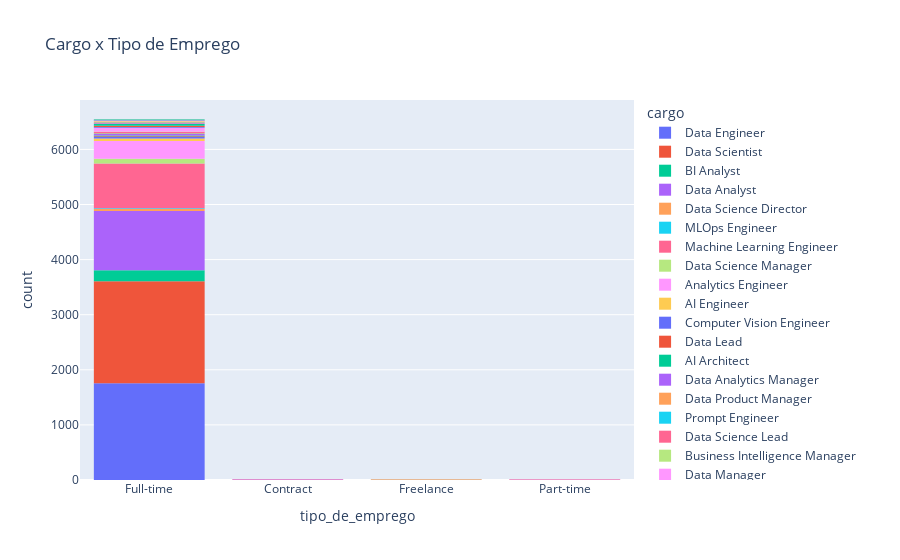

Source (notebook cell):
### Code cell
fig = px.histogram(df_ds_salaries, x='tipo_de_emprego', color='cargo', title="Cargo x Tipo de Emprego")

fig.show()

### Figure 1 — Plotly figure (JSON) as saved in the notebook; plotly's stock layout.template omitted (floating-point values rounded to 4 significant figures; data arrays with more than 128 entries replaced by an {"elided": "..."} marker saying what was removed)
{"data": [{"alignmentgroup": "True", "bingroup": "x", "hovertemplate": "cargo=Data Engineer<br>tipo_de_emprego=%{x}<br>count=%{y}<extra></extra>", "legendgroup": "Data Engineer", "marker": {"color": "#636efa", "pattern": {"shape": ""}}, "name": "Data Engineer", "offsetgroup": "Data Engineer", "orientation": "v", "showlegend": true, "type": "histogram", "x": {"elided": "1763 str values"}, "xaxis": "x", "yaxis": "y"}, {"alignmentgroup": "True", "bingroup": "x", "hovertemplate": "cargo=Data Scientist<br>tipo_de_emprego=%{x}<br>count=%{y}<extra></extra>", "legendgroup": "Data Scientist", "marker": {"color": "#EF553B", "pattern": {"shape": ""}}, "name": "Data Scientist", "offsetgroup": "Data Scientist", "orientation": "v", "showlegend": true, "type": "histogram", "x": {"elided": "1863 str values"}, "xaxis": "x", "yaxis": "y"}, {"alignmentgroup": "True", "bingroup": "x", "hovertemplate": "cargo=BI Analyst<br>tipo_de_emprego=%{x}<br>count=%{y}<extra></extra>", "legendgroup": "BI Analyst", "marker": {"color": "#00cc96", "pattern": {"shape": ""}}, "name": "BI Analyst", "offsetgroup": "BI Analyst", "orientation": "v", "showlegend": true, "type": "histogram", "x": {"elided": "200 str values"}, "xaxis": "x", "yaxis": "y"}, {"alignmentgroup": "True", "bingroup": "x", "hovertemplate": "cargo=Data Analyst<br>tipo_de_emprego=%{x}<br>count=%{y}<extra></extra>", "legendgroup": "Data Analyst", "marker": {"color": "#ab63fa", "pattern": {"shape": ""}}, "name": "Data Analyst", "offsetgroup": "Data Analyst", "orientation": "v", "showlegend": true, "type": "histogram", "x": {"elided": "1091 str values"}, "xaxis": "x", "yaxis": "y"}, {"alignmentgroup": "True", "bingroup": "x", "hovertemplate": "cargo=Data Science Director<br>tipo_de_emprego=%{x}<br>count=%{y}<extra></extra>", "legendgroup": "Data Science Director", "marker": {"color": "#FFA15A", "pattern": {"shape": ""}}, "name": "Data Science Director", "offsetgroup": "Data Science Director", "orientation": "v", "showlegend": true, "type": "histogram", "x": ["Full-time", "Full-time", "Full-time", "Full-time", "Full-time", "Full-time", "Full-time", "Full-time", "Full-time", "Full-time", "Full-time", "Full-time", "Full-time", "Full-time", "Full-time", "Full-time", "Full-time", "Full-time", "Full-time", "Full-time", "Full-time", "Full-time", "Full-time", "Full-time", "Full-time", "Full-time", "Full-time", "Full-time", "Full-time", "Full-time", "Full-time", "Full-time", "Full-time", "Full-time", "Full-time"], "xaxis": "x", "yaxis": "y"}, {"alignmentgroup": "True", "bingroup": "x", "hovertemplate": "cargo=MLOps Engineer<br>tipo_de_emprego=%{x}<br>count=%{y}<extra></extra>", "legendgroup": "MLOps Engineer", "marker": {"color": "#19d3f3", "pattern": {"shape": ""}}, "name": "MLOps Engineer", "offsetgroup": "MLOps Engineer", "orientation": "v", "showlegend": true, "type": "histogram", "x": ["Full-time", "Full-time", "Full-time", "Full-time", "Full-time", "Full-time", "Full-time", "Full-time", "Full-time", "Full-time", "Full-time", "Full-time", "Full-time", "Full-time", "Full-time"], "xaxis": "x", "yaxis": "y"}, {"alignmentgroup": "True", "bingroup": "x", "hovertemplate": "cargo=Machine Learning Engineer<br>tipo_de_emprego=%{x}<br>count=%{y}<extra></extra>", "legendgroup": "Machine Learning Engineer", "marker": {"color": "#FF6692", "pattern": {"shape": ""}}, "name": "Machine Learning Engineer", "offsetgroup": "Machine Learning Engineer", "orientation": "v", "showlegend": true, "type": "histogram", "x": {"elided": "820 str values"}, "xaxis": "x", "yaxis": "y"}, {"alignmentgroup": "True", "bingroup": "x", "hovertemplate": "cargo=Data Science Manager<br>tipo_de_emprego=%{x}<br>count=%{y}<extra></extra>", "legendgroup": "Data Science Manager", "marker": {"color": "#B6E880", "pattern": {"shape": ""}}, "name": "Data Science Manager", "offsetgroup": "Data Science Manager", "orientation": "v", "showlegend": true, "type": "histogram", "x": ["Full-time", "Full-time", "Full-time", "Full-time", "Full-time", "Full-time", "Full-time", "Full-time", "Full-time", "Full-time", "Full-time", "Full-time", "Full-time", "Full-time", "Full-time", "Full-time", "Full-time", "Full-time", "Full-time", "Full-time", "Full-time", "Full-time", "Full-time", "Full-time", "Full-time", "Full-time", "Full-time", "Full-time", "Full-time", "Full-time", "Full-time", "Full-time", "Full-time", "Full-time", "Full-time", "Full-time", "Full-time", "Full-time", "Full-time", "Full-time", "Full-time", "Full-time", "Full-time", "Full-time", "Full-time", "Full-time", "Full-time", "Full-time", "Full-time", "Full-time", "Full-time", "Full-time", "Full-time", "Full-time", "Full-time", "Full-time", "Full-time", "Full-time", "Full-time", "Full-time", "Full-time", "Full-time", "Full-time", "Full-time", "Full-time", "Full-time", "Full-time", "Full-time", "Full-time", "Full-time", "Full-time", "Full-time", "Full-time", "Full-time", "Full-time", "Full-time", "Full-time", "Full-time", "Full-time", "Full-time", "Full-time", "Full-time", "Full-time", "Full-time", "Full-time", "Full-time"], "xaxis": "x", "yaxis": "y"}, {"alignmentgroup": "True", "bingroup": "x", "hovertemplate": "cargo=Analytics Engineer<br>tipo_de_emprego=%{x}<br>count=%{y}<extra></extra>", "legendgroup": "Analytics Engineer", "marker": {"color": "#FF97FF", "pattern": {"shape": ""}}, "name": "Analytics Engineer", "offsetgroup": "Analytics Engineer", "orientation": "v", "showlegend": true, "type": "histogram", "x": {"elided": "320 str values"}, "xaxis": "x", "yaxis": "y"}, {"alignmentgroup": "True", "bingroup": "x", "hovertemplate": "cargo=AI Engineer<br>tipo_de_emprego=%{x}<br>count=%{y}<extra></extra>", "legendgroup": "AI Engineer", "marker": {"color": "#FECB52", "pattern": {"shape": ""}}, "name": "AI Engineer", "offsetgroup": "AI Engineer", "orientation": "v", "showlegend": true, "type": "histogram", "x": ["Full-time", "Full-time", "Full-time", "Full-time", "Full-time", "Full-time", "Full-time", "Full-time", "Full-time", "Full-time", "Full-time", "Full-time", "Full-time", "Full-time", "Full-time", "Full-time", "Full-time", "Full-time", "Full-time", "Full-time", "Full-time", "Full-time", "Full-time", "Full-time", "Full-time", "Full-time", "Full-time", "Full-time", "Full-time", "Full-time", "Full-time", "Full-time", "Full-time", "Full-time", "Full-time", "Full-time", "Full-time", "Full-time", "Full-time", "Full-time", "Full-time", "Full-time", "Full-time", "Full-time", "Full-time", "Full-time", "Full-time", "Contract"], "xaxis": "x", "yaxis": "y"}, {"alignmentgroup": "True", "bingroup": "x", "hovertemplate": "cargo=Computer Vision Engineer<br>tipo_de_emprego=%{x}<br>count=%{y}<extra></extra>", "legendgroup": "Computer Vision Engineer", "marker": {"color": "#636efa", "pattern": {"shape": ""}}, "name": "Computer Vision Engineer", "offsetgroup": "Computer Vision Engineer", "orientation": "v", "showlegend": true, "type": "histogram", "x": ["Full-time", "Full-time", "Full-time", "Full-time", "Full-time", "Full-time", "Full-time", "Full-time", "Full-time", "Full-time", "Full-time", "Full-time", "Full-time", "Full-time", "Full-time", "Full-time", "Full-time", "Full-time", "Full-time", "Full-time", "Full-time", "Full-time", "Full-time", "Full-time", "Part-time", "Full-time", "Full-time", "Freelance"], "xaxis": "x", "yaxis": "y"}, {"alignmentgroup": "True", "bingroup": "x", "hovertemplate": "cargo=Data Lead<br>tipo_de_emprego=%{x}<br>count=%{y}<extra></extra>", "legendgroup": "Data Lead", "marker": {"color": "#EF553B", "pattern": {"shape": ""}}, "name": "Data Lead", "offsetgroup": "Data Lead", "orientation": "v", "showlegend": true, "type": "histogram", "x": ["Full-time", "Full-time", "Full-time", "Full-time", "Full-time", "Full-time", "Full-time", "Full-time", "Full-time", "Full-time", "Full-time", "Full-time", "Full-time", "Full-time", "Full-time", "Full-time"], "xaxis": "x", "yaxis": "y"}, {"alignmentgroup": "True", "bingroup": "x", "hovertemplate": "cargo=AI Architect<br>tipo_de_emprego=%{x}<br>count=%{y}<extra></extra>", "legendgroup": "AI Architect", "marker": {"color": "#00cc96", "pattern": {"shape": ""}}, "name": "AI Architect", "offsetgroup": "AI Architect", "orientation": "v", "showlegend": true, "type": "histogram", "x": ["Full-time", "Full-time", "Full-time", "Full-time", "Full-time", "Full-time", "Full-time", "Full-time", "Full-time", "Full-time"], "xaxis": "x", "yaxis": "y"}, {"alignmentgroup": "True", "bingroup": "x", "hovertemplate": "cargo=Data Analytics Manager<br>tipo_de_emprego=%{x}<br>count=%{y}<extra></extra>", "legendgroup": "Data Analytics Manager", "marker": {"color": "#ab63fa", "pattern": {"shape": ""}}, "name": "Data Analytics Manager", "offsetgroup": "Data Analytics Manager", "orientation": "v", "showlegend": true, "type": "histogram", "x": ["Full-time", "Full-time", "Full-time", "Full-time", "Full-time", "Full-time", "Full-time", "Full-time", "Full-time", "Full-time", "Full-time", "Full-time", "Full-time", "Full-time", "Full-time", "Full-time", "Full-time", "Full-time", "Full-time", "Full-time", "Full-time", "Full-time", "Full-time", "Full-time", "Full-time", "Full-time", "Full-time", "Full-time", "Full-time", "Full-time", "Full-time"], "xaxis": "x", "yaxis": "y"}, {"alignmentgroup": "True", "bingroup": "x", "hovertemplate": "cargo=Data Product Manager<br>tipo_de_emprego=%{x}<br>count=%{y}<extra></extra>", "legendgroup": "Data Product Manager", "marker": {"color": "#FFA15A", "pattern": {"shape": ""}}, "name": "Data Product Manager", "offsetgroup": "Data Product Manager", "orientation": "v", "showlegend": true, "type": "histogram", "x": ["Full-time", "Full-time", "Full-time", "Full-time", "Full-time", "Full-time", "Full-time", "Full-time", "Full-time", "Full-time", "Full-time", "Full-time"], "xaxis": "x", "yaxis": "y"}, {"alignmentgroup": "True", "bingroup": "x", "hovertemplate": "cargo=Prompt Engineer<br>tipo_de_emprego=%{x}<br>count=%{y}<extra></extra>", "legendgroup": "Prompt Engineer", "marker": {"color": "#19d3f3", "pattern": {"shape": ""}}, "name": "Prompt Engineer", "offsetgroup": "Prompt Engineer", "orientation": "v", "showlegend": true, "type": "histogram", "x": ["Full-time", "Full-time", "Full-time", "Full-time"], "xaxis": "x", "yaxis": "y"}, {"alignmentgroup": "True", "bingroup": "x", "hovertemplate": "cargo=Data Science Lead<br>tipo_de_emprego=%{x}<br>count=%{y}<extra></extra>", "legendgroup": "Data Science Lead", "marker": {"color": "#FF6692", "pattern": {"shape": ""}}, "name": "Data Science Lead", "offsetgroup": "Data Science Lead", "orientation": "v", "showlegend": true, "type": "histogram", "x": ["Full-time", "Full-time", "Full-time", "Full-time", "Full-time", "Full-time", "Full-time", "Full-time", "Full-time", "Full-time", "Full-time", "Full-time", "Full-time", "Full-time", "Full-time", "Full-time", "Full-time", "Full-time", "Full-time", "Full-time", "Full-time", "Full-time"], "xaxis": "x", "yaxis": "y"}, {"alignmentgroup": "True", "bingroup": "x", "hovertemplate": "cargo=Business Intelligence Manager<br>tipo_de_emprego=%{x}<br>count=%{y}<extra></extra>", "legendgroup": "Business Intelligence Manager", "marker": {"color": "#B6E880", "pattern": {"shape": ""}}, "name": "Business Intelligence Manager", "offsetgroup": "Business Intelligence Manager", "orientation": "v", "showlegend": true, "type": "histogram", "x": ["Full-time", "Full-time", "Full-time", "Full-time", "Full-time", "Full-time"], "xaxis": "x", "yaxis": "y"}, {"alignmentgroup": "True", "bingroup": "x", "hovertemplate": "cargo=Data Manager<br>tipo_de_emprego=%{x}<br>count=%{y}<extra></extra>", "legendgroup": "Data Manager", "marker": {"color": "#FF97FF", "pattern": {"shape": ""}}, "name": "Data Manager", "offsetgroup": "Data Manager", "orientation": "v", "showlegend": true, "type": "histogram", "x": ["Full-time", "Full-time", "Full-time", "Full-time", "Full-time", "Full-time", "Full-time", "Full-time", "Full-time", "Full-time", "Full-time", "Full-time", "Full-time", "Full-time", "Full-time", "Full-time", "Full-time", "Full-time", "Full-time", "Full-time", "Full-time", "Full-time", "Full-time", "Full-time", "Full-time", "Full-time", "Full-time", "Full-time", "Full-time", "Full-time", "Full-time", "Full-time", "Full-time", "Full-time", "Full-time", "Full-time", "Full-time", "Full-time", "Full-time", "Full-time", "Full-time", "Full-time", "Full-time", "Full-time", "Full-time", "Full-time", "Full-time", "Full-time", "Full-time", "Full-time", "Full-time", "Full-time", "Full-time", "Full-time", "Full-time", "Full-time", "Full-time", "Full-time", "Full-time", "Full-time", "Full-time", "Full-time", "Full-time"], "xaxis": "x", "yaxis": "y"}, {"alignmentgroup": "True", "bingroup": "x", "hovertemplate": "cargo=Data Analytics Lead<br>tipo_de_emprego=%{x}<br>count=%{y}<extra></extra>", "legendgroup": "Data Analytics Lead", "marker": {"color": "#FECB52", "pattern": {"shape": ""}}, "name": "Data Analytics Lead", "offsetgroup": "Data Analytics Lead", "orientation": "v", "showlegend": true, "type": "histogram", "x": ["Full-time", "Full-time", "Full-time", "Full-time", "Full-time", "Full-time"], "xaxis": "x", "yaxis": "y"}, {"alignmentgroup": "True", "bingroup": "x", "hovertemplate": "cargo=NLP Engineer<br>tipo_de_emprego=%{x}<br>count=%{y}<extra></extra>", "legendgroup": "NLP Engineer", "marker": {"color": "#636efa", "pattern": {"shape": ""}}, "name": "NLP Engineer", "offsetgroup": "NLP Engineer", "orientation": "v", "showlegend": true, "type": "histogram", "x": ["Full-time", "Full-time", "Full-time", "Full-time", "Full-time", "Full-time", "Full-time", "Full-time", "Full-time", "Full-time", "Full-time", "Full-time", "Full-time", "Contract", "Full-time"], "xaxis": "x", "yaxis": "y"}, {"alignmentgroup": "True", "bingroup": "x", "hovertemplate": "cargo=AI Scientist<br>tipo_de_emprego=%{x}<br>count=%{y}<extra></extra>", "legendgroup": "AI Scientist", "marker": {"color": "#EF553B", "pattern": {"shape": ""}}, "name": "AI Scientist", "offsetgroup": "AI Scientist", "orientation": "v", "showlegend": true, "type": "histogram", "x": ["Full-time", "Full-time", "Full-time", "Full-time", "Full-time", "Full-time", "Full-time", "Full-time", "Full-time", "Full-time", "Full-time", "Full-time", "Full-time", "Full-time", "Full-time", "Full-time", "Full-time", "Full-time", "Full-time", "Full-time", "Full-time", "Full-time"], "xaxis": "x", "yaxis": "y"}, {"alignmentgroup": "True", "bingroup": "x", "hovertemplate": "cargo=Head of Data<br>tipo_de_emprego=%{x}<br>count=%{y}<extra></extra>", "legendgroup": "Head of Data", "marker": {"color": "#00cc96", "pattern": {"shape": ""}}, "name": "Head of Data", "offsetgroup": "Head of Data", "orientation": "v", "showlegend": true, "type": "histogram", "x": ["Full-time", "Full-time", "Full-time", "Full-time", "Full-time", "Full-time", "Full-time", "Full-time", "Full-time", "Full-time", "Full-time", "Full-time", "Full-time", "Full-time", "Full-time", "Full-time", "Full-time", "Full-time", "Full-time", "Full-time", "Full-time", "Full-time", "Full-time", "Full-time", "Full-time", "Full-time", "Full-time", "Full-time"], "xaxis": "x", "yaxis": "y"}, {"alignmentgroup": "True", "bingroup": "x", "hovertemplate": "cargo=AI Developer<br>tipo_de_emprego=%{x}<br>count=%{y}<extra></extra>", "legendgroup": "AI Developer", "marker": {"color": "#ab63fa", "pattern": {"shape": ""}}, "name": "AI Developer", "offsetgroup": "AI Developer", "orientation": "v", "showlegend": true, "type": "histogram", "x": ["Full-time", "Full-time", "Full-time", "Full-time", "Full-time", "Full-time", "Full-time", "Full-time", "Full-time", "Full-time", "Full-time", "Full-time", "Full-time", "Full-time", "Full-time", "Full-time", "Full-time", "Full-time"], "xaxis": "x", "yaxis": "y"}, {"alignmentgroup": "True", "bingroup": "x", "hovertemplate": "cargo=Data Science Head<br>tipo_de_emprego=%{x}<br>count=%{y}<extra></extra>", "legendgroup": "Data Science Head", "marker": {"color": "#FFA15A", "pattern": {"shape": ""}}, "name": "Data Science Head", "offsetgroup": "Data Science Head", "orientation": "v", "showlegend": true, "type": "histogram", "x": ["Full-time", "Full-time", "Full-time", "Full-time", "Full-time", "Full-time", "Full-time", "Full-time", "Full-time", "Full-time", "Full-time", "Full-time", "Full-time", "Full-time", "Full-time"], "xaxis": "x", "yaxis": "y"}, {"alignmentgroup": "True", "bingroup": "x", "hovertemplate": "cargo=Machine Learning Manager<br>tipo_de_emprego=%{x}<br>count=%{y}<extra></extra>", "legendgroup": "Machine Learning Manager", "marker": {"color": "#19d3f3", "pattern": {"shape": ""}}, "name": "Machine Learning Manager", "offsetgroup": "Machine Learning Manager", "orientation": "v", "showlegend": true, "type": "histogram", "x": ["Full-time", "Full-time", "Full-time", "Full-time"], "xaxis": "x", "yaxis": "y"}, {"alignmentgroup": "True", "bingroup": "x", "hovertemplate": "cargo=AI Research Engineer<br>tipo_de_emprego=%{x}<br>count=%{y}<extra></extra>", "legendgroup": "AI Research Engineer", "marker": {"color": "#FF6692", "pattern": {"shape": ""}}, "name": "AI Research Engineer", "offsetgroup": "AI Research Engineer", "orientation": "v", "showlegend": true, "type": "histogram", "x": ["Full-time", "Full-time", "Full-time", "Full-time", "Full-time"], "xaxis": "x", "yaxis": "y"}, {"alignmentgroup": "True", "bingroup": "x", "hovertemplate": "cargo=AWS Data Architect<br>tipo_de_emprego=%{x}<br>count=%{y}<extra></extra>", "legendgroup": "AWS Data Architect", "marker": {"color": "#B6E880", "pattern": {"shape": ""}}, "name": "AWS Data Architect", "offsetgroup": "AWS Data Architect", "orientation": "v", "showlegend": true, "type": "histogram", "x": ["Full-time"], "xaxis": "x", "yaxis": "y"}, {"alignmentgroup": "True", "bingroup": "x", "hovertemplate": "cargo=Lead Data Analyst<br>tipo_de_emprego=%{x}<br>count=%{y}<extra></extra>", "legendgroup": "Lead Data Analyst", "marker": {"color": "#FF97FF", "pattern": {"shape": ""}}, "name": "Lead Data Analyst", "offsetgroup": "Lead Data Analyst", "orientation": "v", "showlegend": true, "type": "histogram", "x": ["Full-time", "Full-time", "Full-time", "Full-time", "Full-time"], "xaxis": "x", "yaxis": "y"}, {"alignmentgroup": "True", "bingroup": "x", "hovertemplate": "cargo=Lead Data Scientist<br>tipo_de_emprego=%{x}<br>count=%{y}<extra></extra>", "legendgroup": "Lead Data Scientist", "marker": {"color": "#FECB52", "pattern": {"shape": ""}}, "name": "Lead Data Scientist", "offsetgroup": "Lead Data Scientist", "orientation": "v", "showlegend": true, "type": "histogram", "x": ["Full-time", "Full-time", "Full-time", "Full-time", "Full-time", "Full-time", "Full-time", "Full-time", "Full-time", "Full-time"], "xaxis": "x", "yaxis": "y"}, {"alignmentgroup": "True", "bingroup": "x", "hovertemplate": "cargo=Data Analyst Lead<br>tipo_de_emprego=%{x}<br>count=%{y}<extra></extra>", "legendgroup": "Data Analyst Lead", "marker": {"color": "#636efa", "pattern": {"shape": ""}}, "name": "Data Analyst Lead", "offsetgroup": "Data Analyst Lead", "orientation": "v", "showlegend": true, "type": "histogram", "x": ["Full-time"], "xaxis": "x", "yaxis": "y"}, {"alignmentgroup": "True", "bingroup": "x", "hovertemplate": "cargo=AI Programmer<br>tipo_de_emprego=%{x}<br>count=%{y}<extra></extra>", "legendgroup": "AI Programmer", "marker": {"color": "#EF553B", "pattern": {"shape": ""}}, "name": "AI Programmer", "offsetgroup": "AI Programmer", "orientation": "v", "showlegend": true, "type": "histogram", "x": ["Full-time", "Full-time", "Full-time", "Full-time", "Full-time", "Full-time"], "xaxis": "x", "yaxis": "y"}, {"alignmentgroup": "True", "bingroup": "x", "hovertemplate": "cargo=AI Product Manager<br>tipo_de_emprego=%{x}<br>count=%{y}<extra></extra>", "legendgroup": "AI Product Manager", "marker": {"color": "#00cc96", "pattern": {"shape": ""}}, "name": "AI Product Manager", "offsetgroup": "AI Product Manager", "orientation": "v", "showlegend": true, "type": "histogram", "x": ["Full-time"], "xaxis": "x", "yaxis": "y"}, {"alignmentgroup": "True", "bingroup": "x", "hovertemplate": "cargo=Lead Machine Learning Engineer<br>tipo_de_emprego=%{x}<br>count=%{y}<extra></extra>", "legendgroup": "Lead Machine Learning Engineer", "marker": {"color": "#ab63fa", "pattern": {"shape": ""}}, "name": "Lead Machine Learning Engineer", "offsetgroup": "Lead Machine Learning Engineer", "orientation": "v", "showlegend": true, "type": "histogram", "x": ["Full-time", "Full-time", "Full-time", "Full-time"], "xaxis": "x", "yaxis": "y"}, {"alignmentgroup": "True", "bingroup": "x", "hovertemplate": "cargo=Data Quality Manager<br>tipo_de_emprego=%{x}<br>count=%{y}<extra></extra>", "legendgroup": "Data Quality Manager", "marker": {"color": "#FFA15A", "pattern": {"shape": ""}}, "name": "Data Quality Manager", "offsetgroup": "Data Quality Manager", "orientation": "v", "showlegend": true, "type": "histogram", "x": ["Full-time", "Full-time"], "xaxis": "x", "yaxis": "y"}, {"alignmentgroup": "True", "bingroup": "x", "hovertemplate": "cargo=Data Product Owner<br>tipo_de_emprego=%{x}<br>count=%{y}<extra></extra>", "legendgroup": "Data Product Owner", "marker": {"color": "#19d3f3", "pattern": {"shape": ""}}, "name": "Data Product Owner", "offsetgroup": "Data Product Owner", "orientation": "v", "showlegend": true, "type": "histogram", "x": ["Full-time", "Full-time", "Full-time", "Full-time"], "xaxis": "x", "yaxis": "y"}, {"alignmentgroup": "True", "bingroup": "x", "hovertemplate": "cargo=Analytics Engineering Manager<br>tipo_de_emprego=%{x}<br>count=%{y}<extra></extra>", "legendgroup": "Analytics Engineering Manager", "marker": {"color": "#FF6692", "pattern": {"shape": ""}}, "name": "Analytics Engineering Manager", "offsetgroup": "Analytics Engineering Manager", "orientation": "v", "showlegend": true, "type": "histogram", "x": ["Full-time"], "xaxis": "x", "yaxis": "y"}, {"alignmentgroup": "True", "bingroup": "x", "hovertemplate": "cargo=Autonomous Vehicle Technician<br>tipo_de_emprego=%{x}<br>count=%{y}<extra></extra>", "legendgroup": "Autonomous Vehicle Technician", "marker": {"color": "#B6E880", "pattern": {"shape": ""}}, "name": "Autonomous Vehicle Technician", "offsetgroup": "Autonomous Vehicle Technician", "orientation": "v", "showlegend": true, "type": "histogram", "x": ["Full-time", "Freelance"], "xaxis": "x", "yaxis": "y"}, {"alignmentgroup": "True", "bingroup": "x", "hovertemplate": "cargo=Computer Vision Software Engineer<br>tipo_de_emprego=%{x}<br>count=%{y}<extra></extra>", "legendgroup": "Computer Vision Software Engineer", "marker": {"color": "#FF97FF", "pattern": {"shape": ""}}, "name": "Computer Vision Software Engineer", "offsetgroup": "Computer Vision Software Engineer", "orientation": "v", "showlegend": true, "type": "histogram", "x": ["Full-time", "Full-time", "Full-time", "Full-time", "Part-time"], "xaxis": "x", "yaxis": "y"}, {"alignmentgroup": "True", "bingroup": "x", "hovertemplate": "cargo=Manager Data Management<br>tipo_de_emprego=%{x}<br>count=%{y}<extra></extra>", "legendgroup": "Manager Data Management", "marker": {"color": "#FECB52", "pattern": {"shape": ""}}, "name": "Manager Data Management", "offsetgroup": "Manager Data Management", "orientation": "v", "showlegend": true, "type": "histogram", "x": ["Full-time"], "xaxis": "x", "yaxis": "y"}, {"alignmentgroup": "True", "bingroup": "x", "hovertemplate": "cargo=Data Science Tech Lead<br>tipo_de_emprego=%{x}<br>count=%{y}<extra></extra>", "legendgroup": "Data Science Tech Lead", "marker": {"color": "#636efa", "pattern": {"shape": ""}}, "name": "Data Science Tech Lead", "offsetgroup": "Data Science Tech Lead", "orientation": "v", "showlegend": true, "type": "histogram", "x": ["Full-time"], "xaxis": "x", "yaxis": "y"}, {"alignmentgroup": "True", "bingroup": "x", "hovertemplate": "cargo=Data Scientist Lead<br>tipo_de_emprego=%{x}<br>count=%{y}<extra></extra>", "legendgroup": "Data Scientist Lead", "marker": {"color": "#EF553B", "pattern": {"shape": ""}}, "name": "Data Scientist Lead", "offsetgroup": "Data Scientist Lead", "orientation": "v", "showlegend": true, "type": "histogram", "x": ["Full-time", "Full-time"], "xaxis": "x", "yaxis": "y"}, {"alignmentgroup": "True", "bingroup": "x", "hovertemplate": "cargo=Lead Data Engineer<br>tipo_de_emprego=%{x}<br>count=%{y}<extra></extra>", "legendgroup": "Lead Data Engineer", "marker": {"color": "#00cc96", "pattern": {"shape": ""}}, "name": "Lead Data Engineer", "offsetgroup": "Lead Data Engineer", "orientation": "v", "showlegend": true, "type": "histogram", "x": ["Full-time", "Full-time", "Full-time", "Full-time", "Full-time", "Full-time"], "xaxis": "x", "yaxis": "y"}, {"alignmentgroup": "True", "bingroup": "x", "hovertemplate": "cargo=Cloud Data Architect<br>tipo_de_emprego=%{x}<br>count=%{y}<extra></extra>", "legendgroup": "Cloud Data Architect", "marker": {"color": "#ab63fa", "pattern": {"shape": ""}}, "name": "Cloud Data Architect", "offsetgroup": "Cloud Data Architect", "orientation": "v", "showlegend": true, "type": "histogram", "x": ["Full-time"], "xaxis": "x", "yaxis": "y"}], "layout": {"barmode": "relative", "legend": {"title": {"text": "cargo"}, "tracegroupgap": 0}, "title": {"text": "Cargo x Tipo de Emprego"}, "xaxis": {"anchor": "y", "domain": [0, 1], "title": {"text": "tipo_de_emprego"}}, "yaxis": {"anchor": "x", "domain": [0, 1], "title": {"text": "count"}}}}
